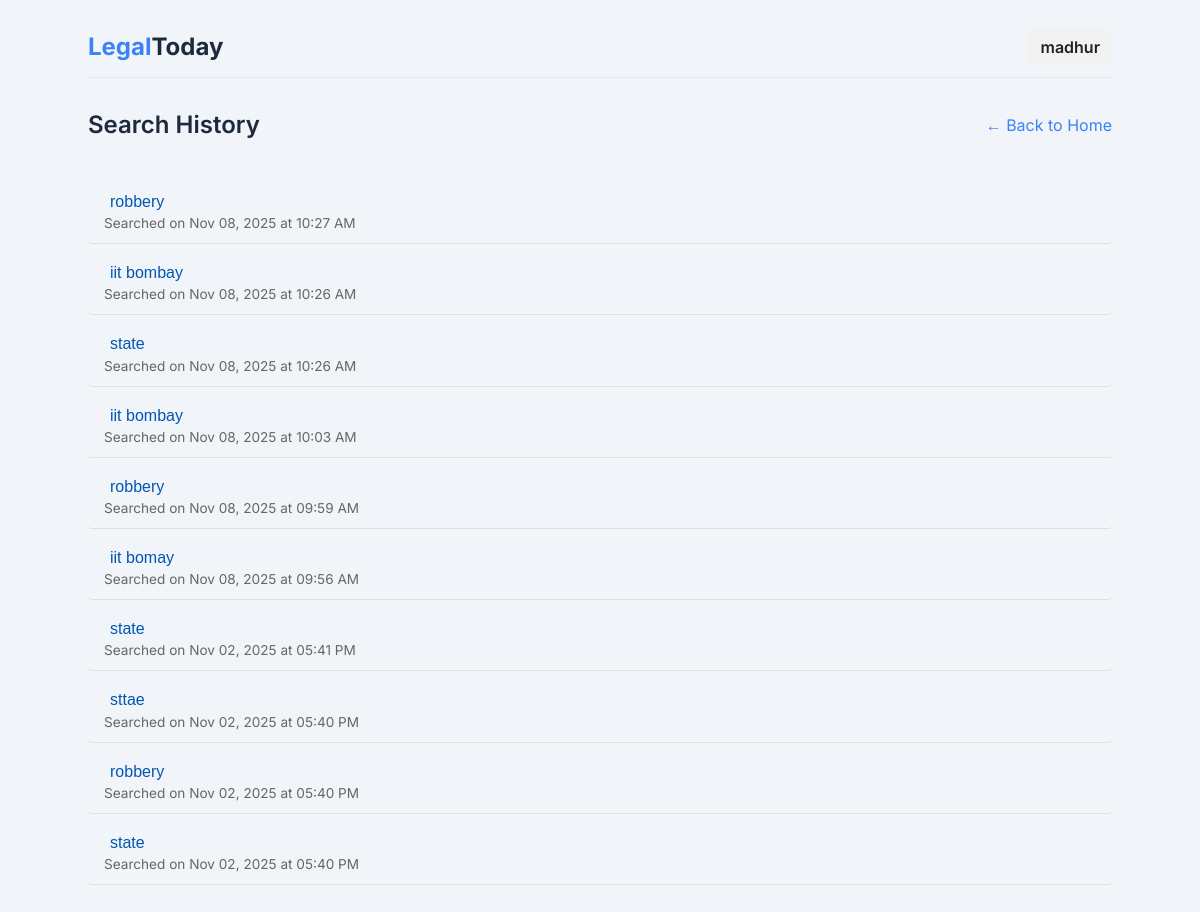
Before: /history (signed in) with the older database file.
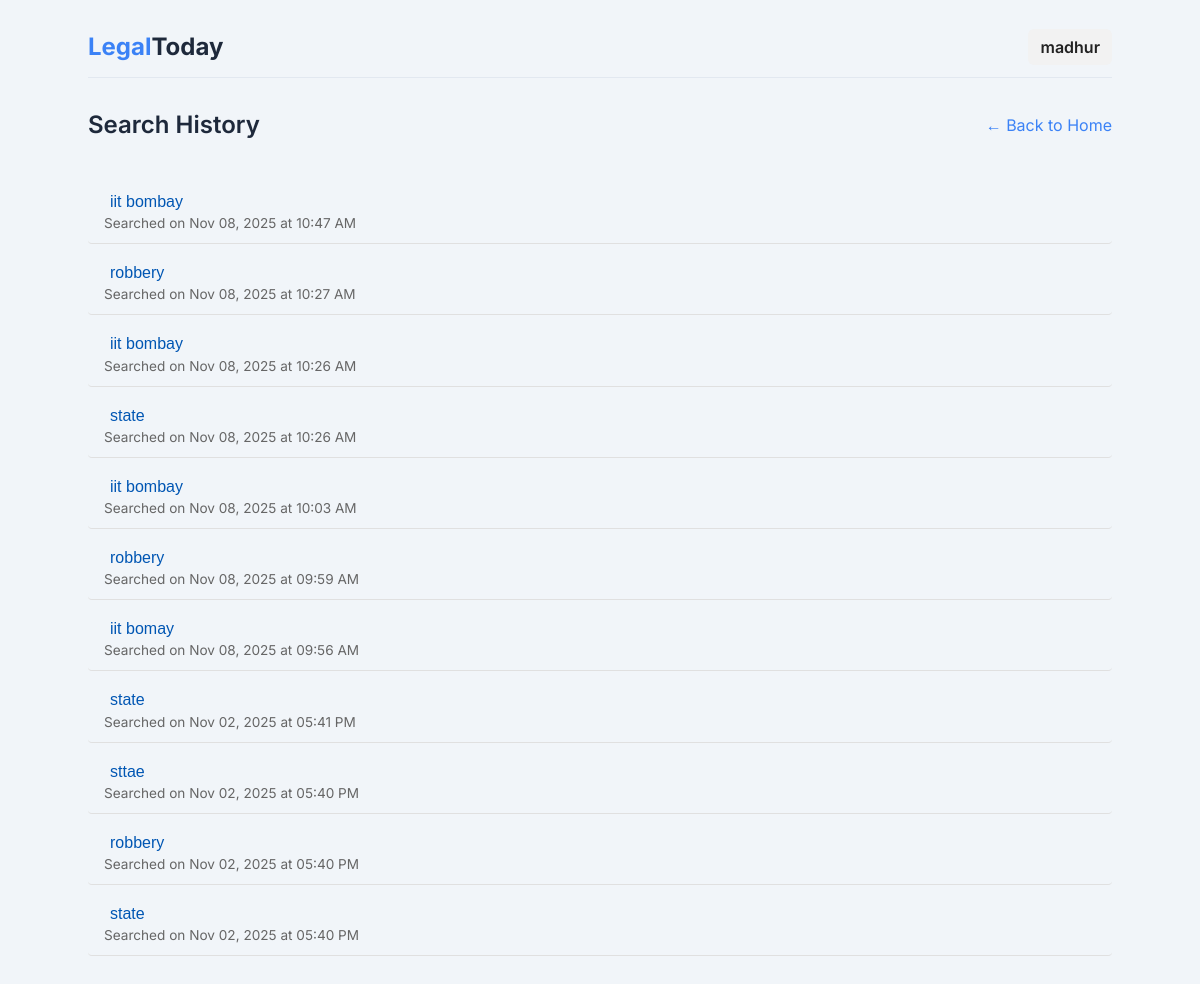
After: the same page with the newer database file.
### tables this page shows
CREATE TABLE history (
    id INTEGER PRIMARY KEY AUTOINCREMENT,
    email TEXT NOT NULL ,
    query TEXT NOT NULL,
    created_at DATETIME DEFAULT CURRENT_TIMESTAMP
    );

### app.py (the view)
@app.route('/history', methods=['GET'])
def history():
    conn = get_db_connection()
    cursor = conn.cursor()
    cursor.execute('''SELECT query, created_at FROM history WHERE email=? ORDER BY created_at DESC''', (session["email"],))
    rows = cursor.fetchall()
    conn.close()
    past_queries = []
    for query, created_at in rows:
        if isinstance(created_at, str):
            try:
                created_at = datetime.strptime(created_at, "%Y-%m-%d %H:%M:%S")
            except:
                pass
        past_queries.append((query, created_at))
    return render_template("history.html", past_queries=past_queries, name=session.get("name", None), email=session.get("email", None))

### app.py (called while the page is built)
def get_db_connection():
    return sqlite3.connect('users.db')

### templates/history.html (shortened to what this page needs)
<!DOCTYPE html>
<html lang="en">
<head>
    <link rel="stylesheet" href="../static/css/styles.css">
    <link rel="stylesheet" href="../static/css/layout.css">
    <link rel="stylesheet" href="../static/css/buttons.css">
    <link rel="stylesheet" href="../static/css/content.css">
    <link rel="stylesheet" href="../static/css/form.css">
    <link rel="stylesheet" href="../static/css/auth.css">
    <link rel="stylesheet" href="../static/css/results.css">
    <link rel="stylesheet" href="../static/css/documents.css">
    <link rel="stylesheet" href="../static/css/user.css">
    <link rel="stylesheet" href="../static/css/history.css">
</head>
<body>
    <div class="page-container">
        <div class="content-wrapper">
            <header class="header">
                <a href="{{ url_for('index') }}" class="logo">Legal<span>Today</span></a>
                {% if not name %}
                <div class="header-buttons">
                    <button id="login-but" class="button-l">Login</button>
                    <button id="register-but" class="button-r">Registration</button>
                </div>
                {% else %}
                <div class="header-buttons">
                    <div class="user-menu">
                        <span class="username">{{ name }}</span>
                    </div>
                </div>
                {% endif %}
            </header>
            <main class="main-content">
                <section class="r-section">
                    <div class="r-header">
                        <h2>Search History</h2>
                        <a href="{{ url_for('index') }}" class="link">&larr; Back to Home</a>
                    </div>
                    {% if past_queries %}
                    <div class="results-list">
                        <ul class="history-list">
                            {% for query, created_at in past_queries %}
                            <li class="history-item">
                                <form action="{{ url_for('search_query') }}" method="get" class="inline-form">
                                    <button type="submit" class="history-link">{{ query }}</button>
                                </form>
                                <span class="timestamp">
                                    Searched on {{ created_at.strftime("%b %d, %Y at %I:%M %p") if created_at else '' }}
                                </span>
                            </li>
                            {% endfor %}
                        </ul>
                    </div>
                    {% else %}
                    <p class="no-history">No search history found.</p>
                    {% endif %}
                </section>
            </main>
        </div>
    </div>
</body>
</html>

### static/css/styles.css (style rules this page uses)
:root { --color-primary: #3b82f6; --color-primary-hover: #2563eb; --color-text-light: #e2e8f0; --color-text-dark: #1e293b; --color-bg-light: #f1f5f9; --color-bg-dark: #0f172a; --color-surface-light: #ffffff; --color-surface-dark: #1e293b; --color-border-light: #e2e8f0; --color-border-dark: #334155; --color-muted-light: #64748b; --color-muted-dark: #94a3b8; --font-family: 'Inter', sans-serif; }
body { font-family: var(--font-family); margin: 0; transition: background-color 0.3s, color 0.3s; }
@media (prefers-color-scheme: light) { body { background-color: var(--color-bg-light); color: var(--color-text-dark); } }

### static/css/layout.css (style rules this page uses)
.page-container { min-height: 100vh; display: flex; flex-direction: column; align-items: center; padding: 1rem; }
.content-wrapper { width: 100%; max-width: 1024px; }
.header { display: flex; justify-content: space-between; align-items: center; padding: 1rem 0; border-bottom: 1px solid var(--color-border-light); }
.logo { font-size: 1.5rem; font-weight: 700; color: var(--color-primary); text-decoration: none; }
.logo span { color: var(--color-text-dark); }
.header-buttons { display: flex; gap: 0.5rem; }

### static/css/buttons.css (style rules this page uses)
.link, .mod-switch-text a { color: var(--color-primary); text-decoration: none; }

### static/css/content.css (style rules this page uses)
.main-content { margin-top: 2rem; }

### static/css/form.css (style rules this page uses)
.history-item { padding: 8px 10px; margin-bottom: 6px; border-radius: 4px; cursor: pointer; transition: background-color 0.2s ease; }

### static/css/results.css (style rules this page uses)
.r-header { display: flex; justify-content: space-between; align-items: center; margin-bottom: 1.5rem; }
.r-header h2 { font-size: 1.5rem; font-weight: 600; margin: 0; }
.results-list { display: flex; flex-direction: column; gap: 1rem; }

### static/css/user.css (style rules this page uses)
.user-menu { position: relative; display: inline-block; cursor: pointer; font-weight: 600; }
.username { color: #222; padding: 8px 12px; border-radius: 6px; background: #f2f2f2; }

### static/css/history.css (style rules this page uses)
.history-list { list-style: none; padding: 0; margin: 1rem 0; }
.history-item { padding: 0.75rem 1rem; border-bottom: 1px solid #e0e0e0; }
.history-link { background: none; border: none; color: #0056b3; font-weight: 500; font-size: 1rem; cursor: pointer; text-align: left; }
.timestamp { display: block; font-size: 0.85rem; color: #666; margin-top: 0.2rem; }

Changed rows visible on the page:
added history: query "iit bombay", created_at "Nov 08, 2025 at 10:47 AM"
